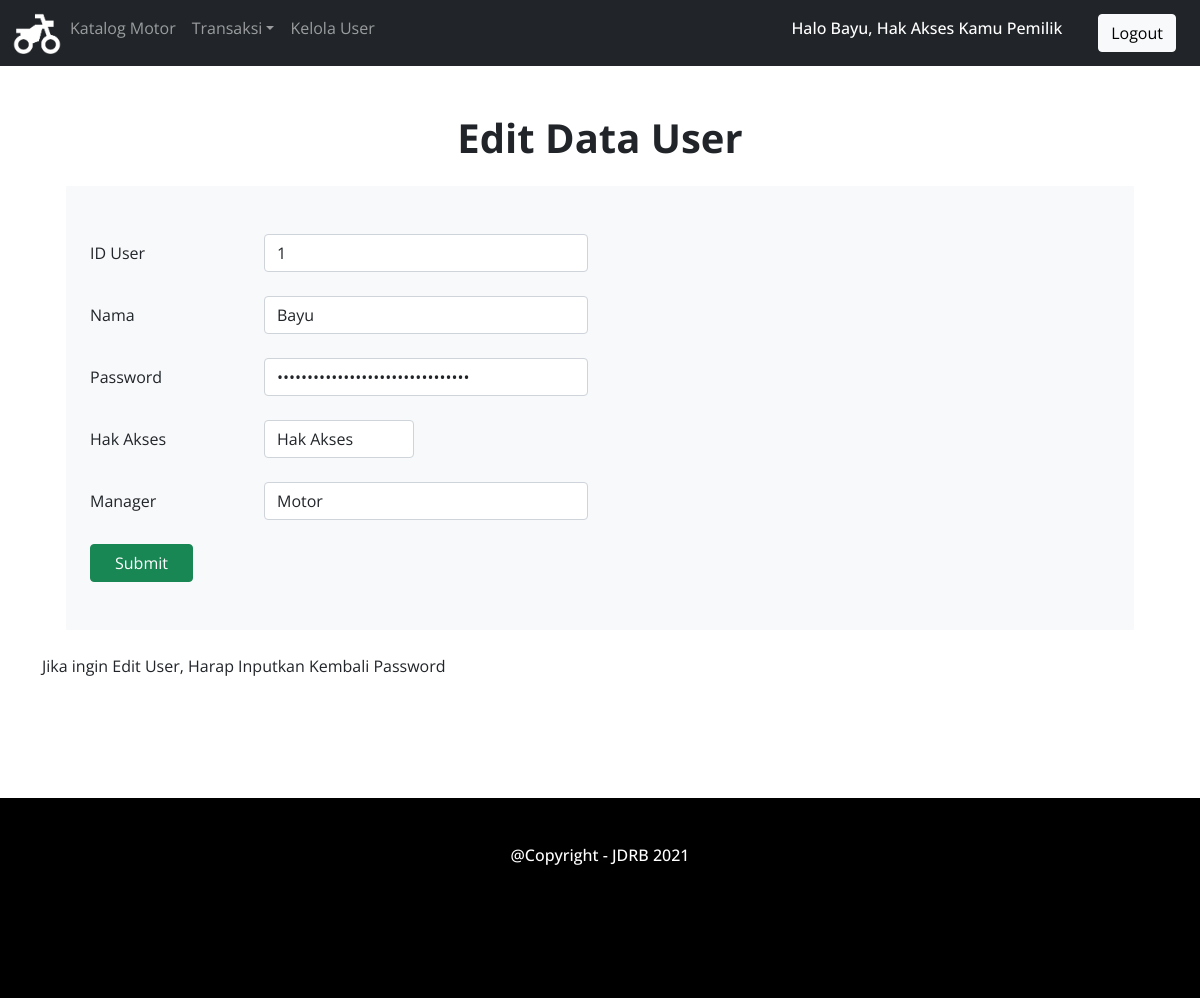
The page /home/Pemilik/user_update.php?IDUser=1 (signed in) on the database as committed earlier.
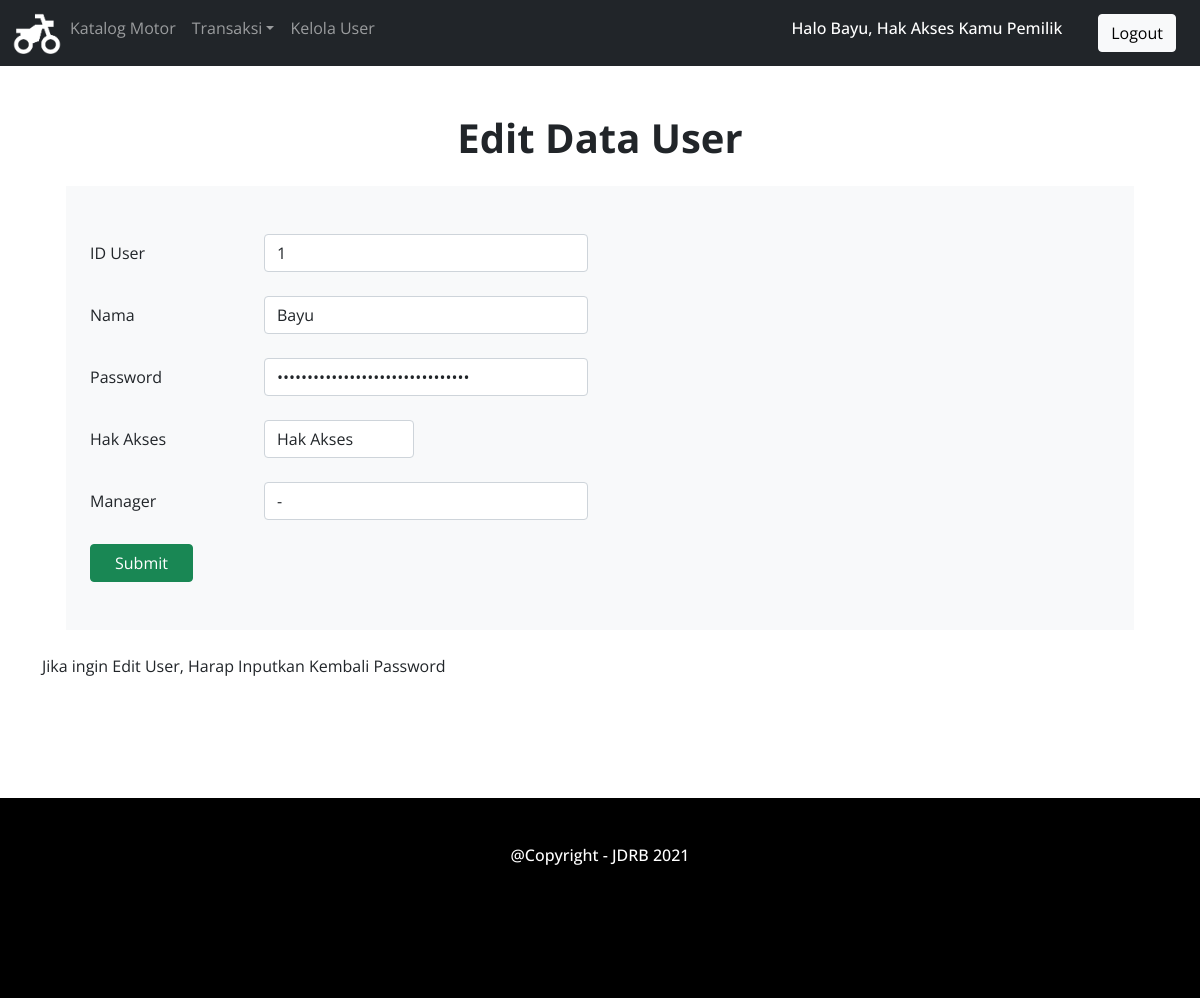
The same page on the database as committed later.
### tables this page shows
CREATE TABLE `user` (
  `IDUser` int(100) NOT NULL,
  `Nama` varchar(20) NOT NULL,
  `Password` varchar(100) NOT NULL,
  `Hak_Akses` varchar(100) NOT NULL,
  `Create_Date` date NOT NULL,
  `Manager` varchar(10) NOT NULL
);

### home/Pemilik/user_update.php (the view, shortened to what this page needs)
<!DOCTYPE html>
<html lang="en">
<head>
<link rel="stylesheet" href="../../bootstrap/css/bootstrap.min.css">
<link rel="stylesheet" href="../../style.css">
</head>
<body>
<nav class="navbar navbar-expand-sm bg-dark navbar-dark">
    <div class="container-fluid">
    <ul class="navbar-nav">
        <li class="nav-item">
            <a href="index.php"><img src="../../img/logo.png" class="logo-navbar"><a>
        </li>
        <li class="nav-item">
            <a class="nav-link" href="identitas_motor.php">Katalog Motor</a>
        </li>
        <li class="nav-item dropdown">
            <a class="nav-link dropdown-toggle" href="#" id="navbarDropdown" role="button" data-bs-toggle="dropdown" aria-haspopup="true" aria-expanded="false">Transaksi</a>
        </li>
        <li class="nav-item">
            <a class="nav-link" href="user.php">Kelola User</a>
        </li>
        </ul>
    <?php if (isset($_SESSION["Nama"])) : ?>
        <p class="h6 text-white mr-5">Halo <?php echo $_SESSION["Nama"] ?>, Hak Akses Kamu <?php echo $_SESSION["Akses"] ?></p>
    </div>
        <a href="../../logout.php" class="btn btn-light buttonnavbar">Logout</a>
    <?php else : ?>
        <a href="../../login.php" class="btn btn-light buttonnavbar">Login</a>
    <?php endif; ?>
</nav>
<div class="header">
    <h1 class="mt-5">Edit Data User</h1>
</div>
<div class="container" >
		<div class="bg-light m-4 p-4">
            <?php
                include '../../koneksi.php';
                $IDUser=$_GET['IDUser'];
                $data=mysqli_query($koneksi,"SELECT * from user where IDUser='$IDUser' ") or die(mysqli_error($koneksi));
                $user=mysqli_fetch_array($data);
            ?>
			<form method="post" action="../../proses/user_updateproses.php?IDUser=<?php echo $IDUser?>">
                <div class="form-group row my-4">
                    <label class="col-sm-2 col-form-label" for="IDUser">ID User</label>
                    <div class="col-sm-4">
                        <input type="text" class="form-control" name="IDUser" value="<?php echo $user['IDUser']?>" required>
                    </div>
                </div>
                <div class="form-group row my-4">
                    <label class="col-sm-2 col-form-label" for="Nama">Nama</label>
                    <div class="col-sm-4">
                        <input type="text" class="form-control" name="Nama" value="<?php echo $user['Nama']?>" required>
                    </div>
                </div>
                <div class="form-group row my-4">
                    <label class="col-sm-2 col-form-label" for="Password">Password</label>
                    <div class="col-sm-4">
                        <input type="password" class="form-control" name="Password" value="<?php echo $user['Password']?>" required>
                    </div>
                </div>
                <div class="form-group row my-4">
                    <label class="col-sm-2 col-form-label" for="Hak_Akses">Hak Akses</label>
                    <div class="col-sm-2">
                        <select class="form-control" name="Hak_Akses" value="<?php echo $user['Hak_Akses']?>" required>
                        <option selected>Hak Akses</option>
                        </select>
                    </div>
                </div>
                <div class="form-group row my-4">
                    <label class="col-sm-2 col-form-label" for="Manager">Manager</label>
                    <div class="col-sm-4">
                        <input type="text" class="form-control" name="Manager" value="<?php echo $user['Manager']?>" required>
                    </div>
                </div>
                <div class="form-group row my-4">
                    <div class="col-sm-10">
                        <input type="submit" class="btn btn-success px-4" name="Simpan"></button>
                    </div>
                </div>
            </form>
        </div>
        <p>Jika ingin Edit User, Harap Inputkan Kembali Password</P>
    </div>
    <footer>
        <h6 class="text-center p-5"> @Copyright - JDRB 2021</h6>
    </footer>
</body>
</html>

Rows that differ between the two databases and show on the page:
changed user "Bayu": Manager "Motor" → "-"
